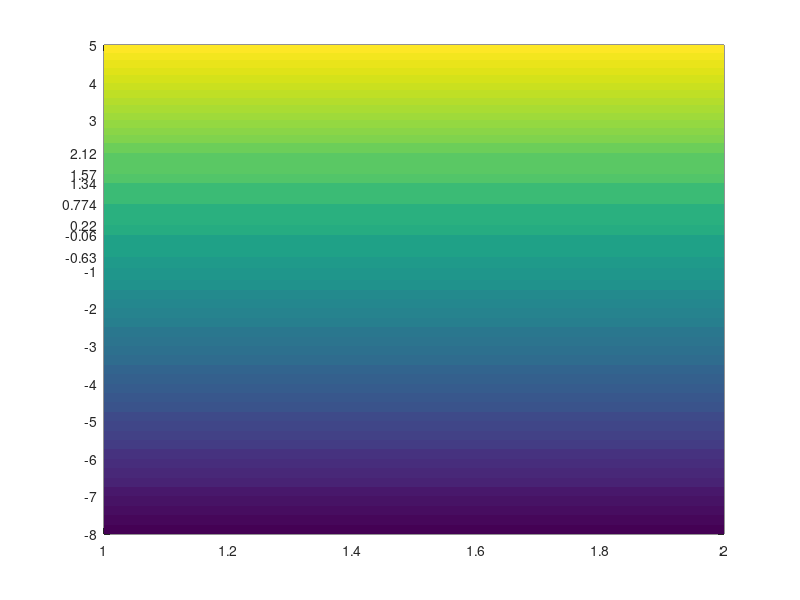

MATLAB code for this plot: (Note: this script raises an error after producing the figure.)
%  make a nearshore-beach-bluff colormap


%zc = [-8:0.25:-1,-0.8,-0.631,0.218,0.774,1.344,1.566,2.119,2.4:.2:5,5.25:.25:24]; % 127 elevation levels
zc = [-8:0.25:-1.25,-0.932,-0.631,-0.058,0.218,0.774,1.344,1.566,2.119,2.4:.2:5]; % navd88
zlabel = [-8:1:-1,-0.63,-0.06,0.22,.774,1.34,1.57,2.12,3:1:5]; % ticks to label

tz=1:length(zc);
%zc=zc-0.774;

close all
clf;pcolor(1:2,zc,[zc ; zc]');shading flat
set(gca,'ytick',zlabel,'yticklabel',num2str(zlabel'))
colormap(demcmap(zc-.774,length(zc)-1))
cols=colormap;land=find(cols(:,2) == 0.4 & cols(:,3) == 0.2);
cols(end-3,:)=1.1*cols(end-2,:);
cols(end-2,:)=mean([cols(end-1,:)' cols(end-2,:)']');
cols(end,:)=.9*cols(end,:);
colormap([cols(1:land-1,:)' flipud(cols(land:end,:))']');


seamap=parula(14+land-1);%sea=sea(end-land+2:end,:);
upper=gray(18);
upper=flipud(parula(58));
colormap([seamap(1:end-14,:)' flipud(cols(land+11:end,:))' flipud(upper(2:13,:))']');




yl=get(gca,'ylim');

yyaxis right;set(gca,'ylim',yl,'ytick',...
    [-8+.774,-7+.774,-6+.774,-5+.774,-4+.774,-3+.774,-2+.774,...
    -0.63,-0.06,0.22,0.774,1.34,1.63,2.11,2+.774,3+.774,4+.774],'yticklabel',...
    str2mat('-8','-7','-6','-5','-4','-3','-2','LAT','MLLW','MLW',...
    'MSL','MHW','MHHW','HAT','+2','+3','+4'))

title({'Elev. (m) ';'NAVD88 |  MSL ';''},'fontweight','normal','fontsize',10)
set(gca,'xtick',[]);
%xlabel({'Elev. (m) ';'NAVD88 |  MSL '},'fontweight','normal','fontsize',10)

%figure('position',[440    96   316   702]); 
figure

seamap=parula(14+land-1);%sea=sea(end-land+2:end,:);
%upper=gray(18);
upper=flipud(parula(84));
% upper(1:15,2)=upper(1:15,2)-.5;
% upper(1:15,2)=upper(1:15,2)-.2;
%upper(1:15,3)=upper(1:15,3)-0.05;

colormap([seamap(1:end-15,:)' 1.4*flipud(cols(land+13:end,:))' flipud(upper(1:15,:))']');

izx = interp1(zc,1:length(zc),-8:0.01:5,'linear'); % here we transform the data
BeachColorMap=colormap;
BeachColorMap=BeachColorMap(floor(izx),:);
ic=find(round(10000*BeachColorMap(:,1)) == 5307);
BeachColorMap(ic,:)=BeachColorMap(ic,:)*.65;
ic=find(round(10000*BeachColorMap(:,1)) == 4507);
BeachColorMap(ic,:)=BeachColorMap(ic,:)*.75;
ic=find(round(10000*BeachColorMap(:,1)) == 3765);
BeachColorMap(ic,:)=BeachColorMap(ic,:)*.85;

BeachColorBarLims=[-8 5];
set(gca,'clim',BeachColorBarLims); BeachColorBar=colorbar; colormap(BeachColorMap)
BeachColorBarTitleString={'Elev. (m)';'MSL | NAVD88'};
BeachColorBar.Title.String=BeachColorBarTitleString;
BeachColorBarTicks=[-8+.774,-7+.774,-6+.774,-5+.774,-4+.774,-3+.774,-2+.774,...
    -0.63,-0.06,0.22,0.774,1.34,1.566,2.119,2+.774,3+.774,4+.774];
BeachColorBar.Ticks=BeachColorBarTicks;
BeachColorBarTickLabels=...
    str2mat('-8','-7','-6','-5','-4','-3','-2','LAT','MLLW','MLW',...
    'MSL','MHW','MHHW','HAT','+2','+3','+4');
BeachColorBar.TickLabels=BeachColorBarTickLabels;
BeachColorBar.TickLength=0;
NavdAxes=axes('position',BeachColorBar.Position,'color','none','xtick',[],...
    'ytick',[-8:5],'ylim',[-8 5],'TickLength',[0 .01]);

save BeachColorMap.mat BeachColorMap BeachColorBarLims...
    BeachColorBarTitleString BeachColorBarTicks BeachColorBarTickLabels

% d = 1.25*peaks(123);
% dtr = d;
% dtr(:) = interp1(zc,tz,d(:),'pchip'); % here we transform the data - only for displaying...
% subplot(1,2,1)
% imagesc(d)
% colorbar
% subplot(1,2,2)
% imagesc(dtr)         
% cblh = colorbar;        % and here we have to pay the price of being cunning/lazy
% set(cblh,'ytick',1:length(zc))  % and set ticks and ticklabels manually
% set(cblh,'ytick',1:length(zc),'yticklabel',num2str(zc'))